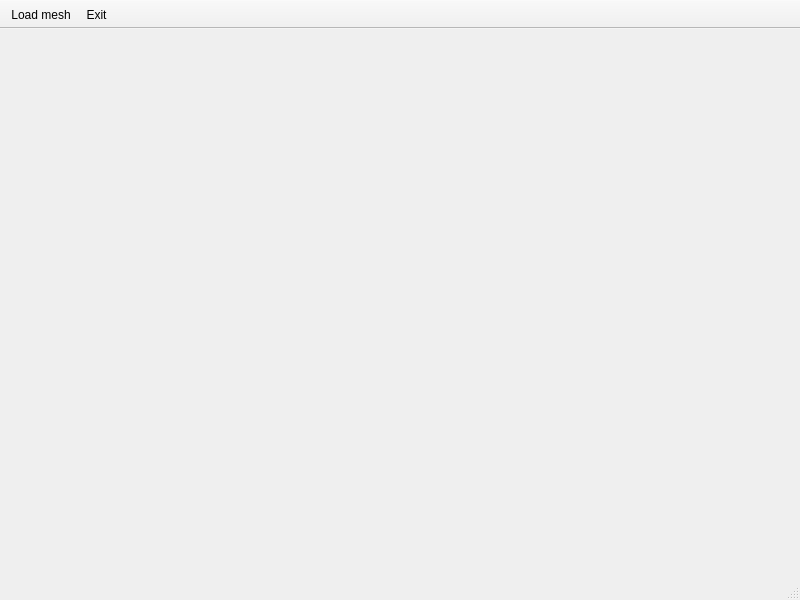
<?xml version="1.0" encoding="UTF-8"?>
<ui version="4.0">
 <class>MainWindow</class>
 <widget class="QMainWindow" name="MainWindow">
  <property name="geometry">
   <rect>
    <x>0</x>
    <y>0</y>
    <width>800</width>
    <height>600</height>
   </rect>
  </property>
  <property name="windowTitle">
   <string>MainWindow</string>
  </property>
  <widget class="QWidget" name="centralwidget"/>
  <widget class="QStatusBar" name="statusbar"/>
  <widget class="QToolBar" name="toolBar">
   <property name="windowTitle">
    <string>toolBar</string>
   </property>
   <property name="movable">
    <bool>false</bool>
   </property>
   <property name="floatable">
    <bool>false</bool>
   </property>
   <attribute name="toolBarArea">
    <enum>TopToolBarArea</enum>
   </attribute>
   <attribute name="toolBarBreak">
    <bool>false</bool>
   </attribute>
   <addaction name="actionLoad_mesh"/>
   <addaction name="actionExit"/>
  </widget>
  <action name="actionExit">
   <property name="text">
    <string>Exit</string>
   </property>
  </action>
  <action name="actionLoad_mesh">
   <property name="text">
    <string>Load mesh</string>
   </property>
  </action>
 </widget>
 <resources/>
 <connections/>
</ui>
